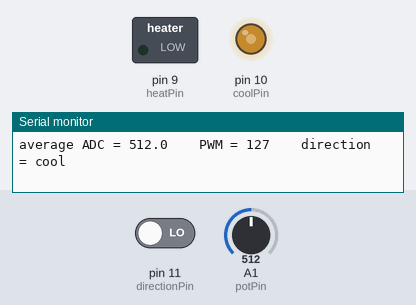
A sketch run on a simulated Arduino Uno, built with avr-gcc and run on an emulated ATmega328P. Parts: switched loads named in the sketch (green lamp = pin HIGH), output pins drawn as LEDs (lit = HIGH), the last lines printed to the serial monitor. The inputs (shaded band) are chosen by the test bench; at power-on: A1 (potPin) = 512, pin 11 (directionPin) LOW.

Above: at 1.2 s.
1.3 s: A1 (potPin) set to 416
At 2.1 s:
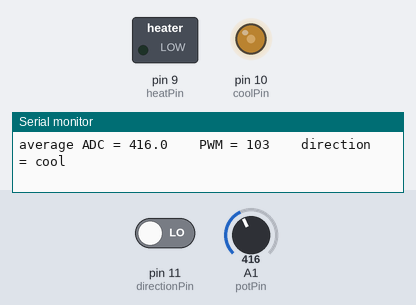
4.3 s: A1 (potPin) set to 385
At 5.0 s:
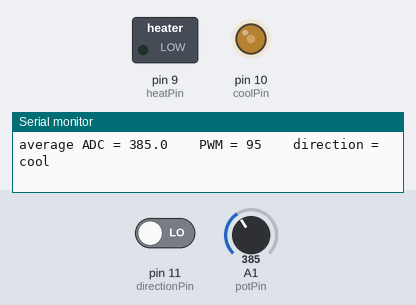
7.3 s: pin 11 (directionPin) driven HIGH
At 7.8 s:
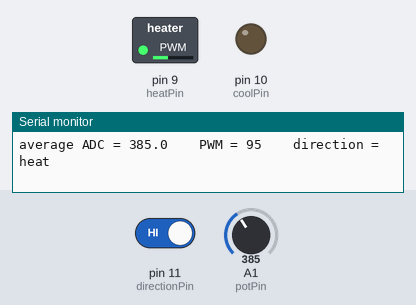
8.8 s: A1 (potPin) set to 122
At 9.6 s:
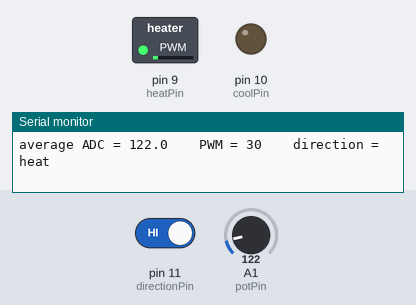
10.4 s: pin 11 (directionPin) driven LOW
At 11.5 s:
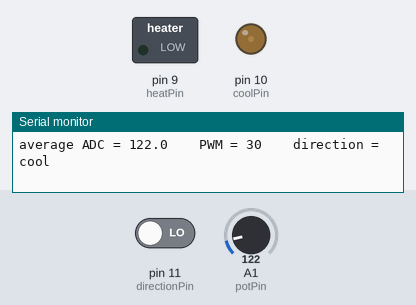
11.9 s: A1 (potPin) set to 0
At 13.3 s:
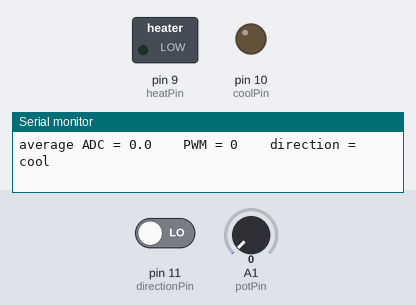
Timing chart, 0 to 14.5 s (numbered marks = the images above; inputs shaded):
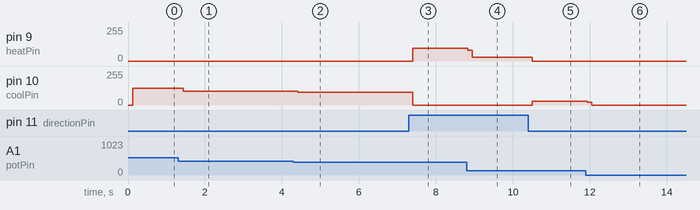

The sketch:

3_arduino.ino
```cpp
const int potPin = A1;
const int directionPin = 11;

const int heatPin = 9;
const int coolPin = 10;

const int numSamples = 1000;


void setup() {

  Serial.begin(9600);

  pinMode(directionPin, INPUT);

  pinMode(heatPin, OUTPUT);
  pinMode(coolPin, OUTPUT);

}


void loop() {

  // Add together 1000 trim-pot ADC readings
  float totalADC = 0;

  for (int i = 0; i < numSamples; i++) {

    int count = analogRead(potPin);

    totalADC += count;

  }

  // Find average ADC value
  float averageADC = totalADC / numSamples;


  // Map ADC range 0-1023 to PWM range 0-255
  int pwmValue = map((int)averageADC, 0, 1023, 0, 255);


  // Read heat/cool direction from pin 11
  int direction = digitalRead(directionPin);


  if (direction == HIGH) {

    // Heat
    analogWrite(heatPin, pwmValue);
    analogWrite(coolPin, 0);

  }

  else {

    // Cool
    analogWrite(heatPin, 0);
    analogWrite(coolPin, pwmValue);

  }


  // Print values to Serial Monitor
  Serial.print("average ADC = ");
  Serial.print(averageADC, 1);

  Serial.print("    PWM = ");
  Serial.print(pwmValue);

  Serial.print("    direction = ");

  if (direction == HIGH) {

    Serial.println("heat");

  }

  else {

    Serial.println("cool");

  }

}
```

Measured:
- after the input at 1.3 s, pin 10 (coolPin): 127/255 → 125/255 at once, → 103/255 0.12 s later
- after the input at 4.3 s, pin 10 (coolPin): 103/255 → 95/255 after 0.12 s
- after the input at 7.3 s, pin 9 (heatPin): 0/255 → 95/255 after 0.10 s; pin 10 (coolPin): 95/255 → 0/255 after 0.10 s
- after the input at 8.8 s, pin 9 (heatPin): 95/255 → 80/255 at once, → 30/255 0.12 s later
- after the input at 10.4 s, pin 9 (heatPin): 30/255 → 0/255 after 0.10 s; pin 10 (coolPin): 0/255 → 30/255 after 0.10 s
- after the input at 11.9 s, pin 10 (coolPin): 30/255 → 22/255 at once, → 0/255 0.12 s later
